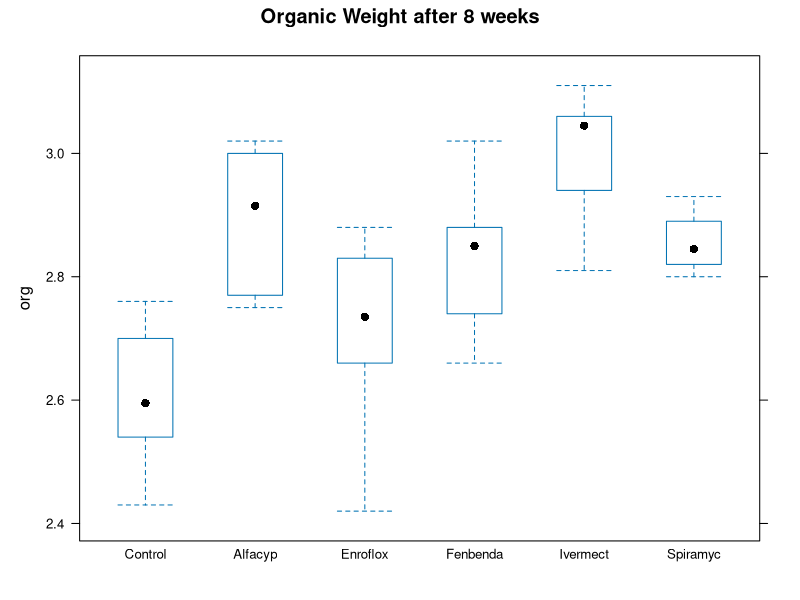
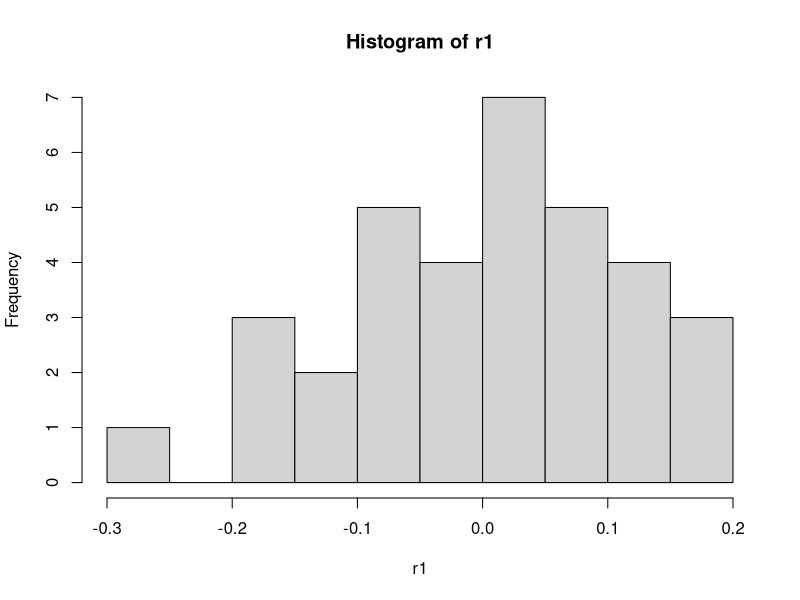
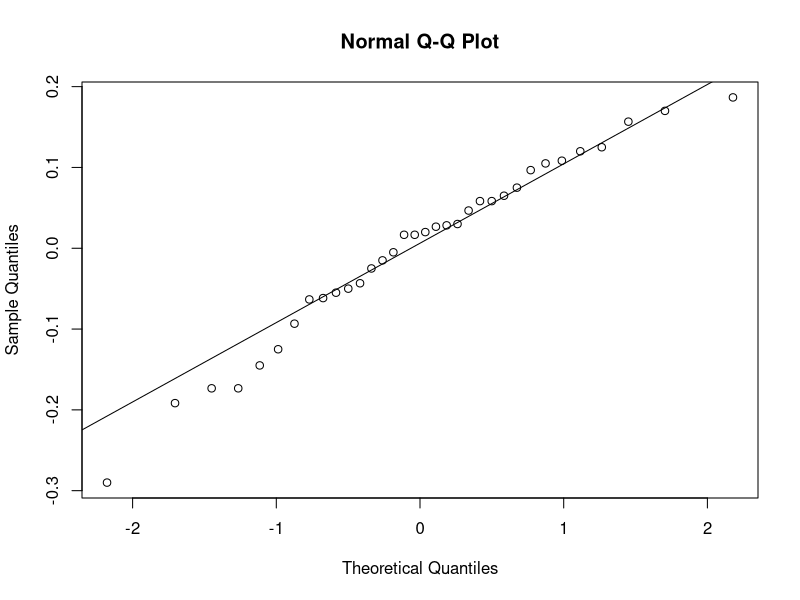

Generate these figures, in order, with R:
## ---- chunk 1
#| echo: false
#| message: false
#| warning: false
library(knitr)
# library(reticulate)
# venv_paths <- read.csv("venv_paths.csv")
# id <- match(Sys.info()["nodename"], venv_paths$nodename)
# use_virtualenv(venv_paths$path[id])
## ---- chunk 2
#| fig-align: center
#| label: fig-heifers-bp
#| echo: false
#| fig-height: 5
library(lattice)
heifers <- read.csv("data/antibio.csv")
u_levels <- sort(unique(heifers$type))
heifers$type <- factor(heifers$type, levels=u_levels[c(2, 1, 3, 4, 5, 6)])
bwplot(org ~ as.factor(type), data=heifers, 
       main="Organic Weight after 8 weeks")
## ---- chunk 3
#| echo: FALSE

heifers_summary <- aggregate(org ~ type, heifers, 
                             function(x) c(mean = mean(x), sd = sd(x),  
                                           count=as.integer(length(x))))
data.frame(type=heifers_summary[, 1],
      round(heifers_summary[, -1], 3))
## ---- chunk 4
#R 
heifers <- read.csv("data/antibio.csv")
u_levels <- sort(unique(heifers$type))
heifers$type <- factor(heifers$type, 
                       levels=u_levels[c(2, 1, 3, 4, 5, 6)])
heifers_lm <- lm(org ~ type, data=heifers)
anova(heifers_lm)
## ---- chunk 5
# R
summary(heifers_lm)
## ---- chunk 6
#| layout-ncol: 2
# R
r1 <- residuals(heifers_lm)
hist(r1)
qqnorm(r1); qqline(r1)

## ---- chunk 7
# R 
summary_out <- anova(heifers_lm)
est_coef <- coef(heifers_lm)
est1  <- unname(est_coef[3]) # coefficient for Enrofloxacin
MSW <- summary_out$`Mean Sq`[2]
df <- summary_out$Df[2]
q1 <- qt(0.025, df, 0, lower.tail = FALSE)

lower_ci <- est1 - q1*sqrt(MSW * (1/6 + 1/6))
upper_ci <- est1 + q1*sqrt(MSW * (1/6 + 1/6))
cat("The 95% CI for the diff. between Enrofloxacin and Control is (",
    format(lower_ci, digits = 3), ",", 
    format(upper_ci, digits = 3), ").", sep="")
## ---- chunk 8
c1 <- c(-1, 0.5, 0.5)
n_vals <- c(6, 6, 6)
L <- sum(c1*est_coef[3:5])

#MSW <- summary_out[[1]]$`Mean Sq`[2]
#df <- summary_out[[1]]$Df[2]
se1 <- sqrt(MSW * sum( c1^2 / n_vals ) )

q1 <- qt(0.025, df, 0, lower.tail = FALSE)

lower_ci <- L - q1*se1
upper_ci <- L + q1*se1
cat("The 95% CI for the diff. between the two groups is (",
    format(lower_ci, digits = 2), ",", 
    format(upper_ci, digits = 2), ").", sep="")
## ---- chunk 9
TukeyHSD(aov(heifers_lm), ordered = TRUE)
## ---- chunk 10
kruskal.test(heifers$org, heifers$type)
